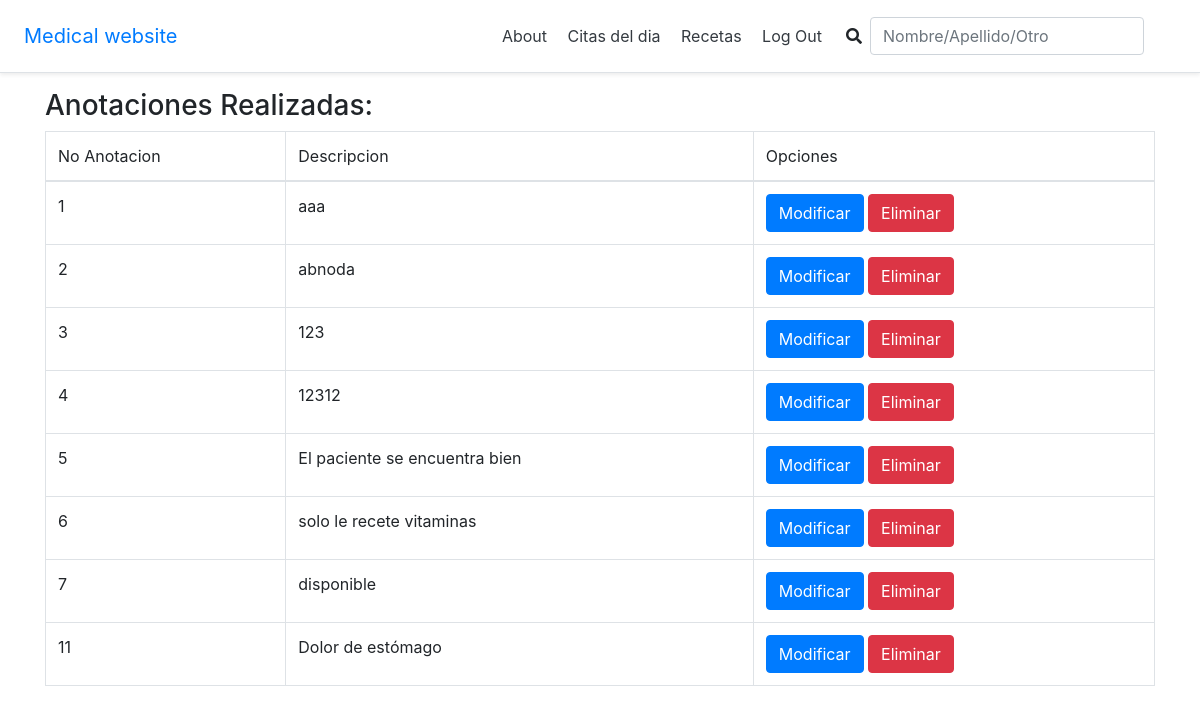
/listado_anotaciones/ (signed in), run on the app's committed database.
### anotacion/models.py (models this page shows, shortened)
class Anotacion(models.Model):
    no_anotacion = models.AutoField(primary_key=True)
    id_cita = models.ForeignKey(Cita, related_name="anotaciones", on_delete=models.CASCADE, blank=True, null=True)
    descripcion = models.CharField(max_length=200)
    fecha_hora = models.DateTimeField(default=datetime.now)

### anotacion/views.py (the view)
# urls.py: path('listado_anotaciones/', listado_anotaciones, name='listado_anotaciones'),
def listado_anotaciones(request):
    anotaciones=Anotacion.objects.all()
    data={
        'lista_anotaciones':anotaciones
    }
    return render(request, 'anotacion/listado_anotaciones.html',data)

### templates/anotacion/listado_anotaciones.html
{%extends '_base.html'%}
{% block content %}
<h3>
    Anotaciones Realizadas:
</h3>
{% if lista_anotaciones %}
<table class="table table-bordered">
	<thead>
		<tr>
            <td>No Anotacion</td>
            <td>Descripcion </td>
            <td>Opciones</td>
		</tr>
	</thead>
	<tbody>
		{% for anotacion in lista_anotaciones %}
		<tr>
			<td>{{ anotacion.no_anotacion }}</td>
			<td>{{ anotacion.descripcion }}</td>
			<td>
				<a class="btn btn-primary" href="{% url 'modificar_anotacion' anotacion.no_anotacion %}">Modificar</a>
				<a class="btn btn-danger" href="{% url 'eliminar_anotacion' anotacion.no_anotacion %}">Eliminar</a>
			</td>
		</tr>
		{% endfor %}
		{% else %}
		<h1>Aun no se han realizado anotaciones en esta cita!</h1>
		{% endif %}
	</tbody>
</table>
{% endblock %}

### data on the page
Anotacion: no_anotacion "1", descripcion "aaa"
Anotacion: no_anotacion "2", descripcion "abnoda"
Anotacion: no_anotacion "3", descripcion "123"
Anotacion: no_anotacion "4", descripcion "12312"
Anotacion: no_anotacion "5", descripcion "El paciente se encuentra bien"
Anotacion: no_anotacion "6", descripcion "solo le recete vitaminas"
Anotacion: no_anotacion "7", descripcion "disponible"
Anotacion: no_anotacion "11", descripcion "Dolor de estómago"
